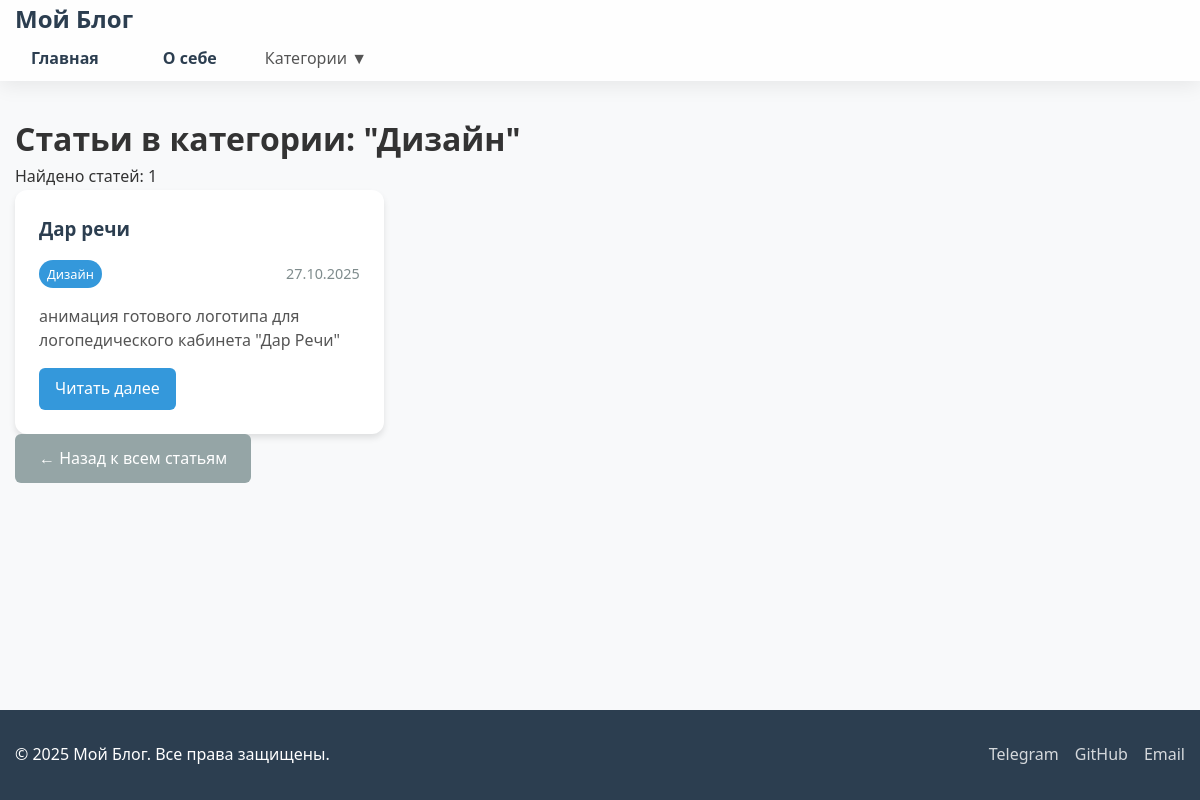
Screenshot of /category/design/ with the database file from the repository.
### blog/models.py (models this page shows, shortened)
class Category(models.Model):  # ← СНАЧАЛА определяем Category
    name = models.CharField(max_length=100, verbose_name='Название')
    slug = models.SlugField(unique=True, verbose_name='URL')
    class Meta:
        verbose_name = 'Категория'
        verbose_name_plural = 'Категории'

class Post(models.Model):
    title = models.CharField(max_length=200, verbose_name='Заголовок')
    content = models.TextField(verbose_name='Содержание')
    create_date = models.DateTimeField(default=timezone.now, verbose_name='Дата создания')
    published_date = models.DateTimeField(blank=True, null=True, verbose_name='Дата публикации')
    is_published = models.BooleanField(default=False, verbose_name='Опубликовано')
    category = models.ForeignKey(Category, on_delete=models.SET_NULL, related_name='posts', verbose_name='Категория', null=True, blank=True)
    image = models.ImageField(upload_to='posts/images/', blank=True, null=True, verbose_name='Главное изображение')
    video = models.FileField(upload_to='posts/videos/', blank=True, null=True, verbose_name='Видео')
    video_poster = models.ImageField(upload_to='posts/video_posters/', blank=True, null=True, verbose_name='Превью видео')
    class Meta:
        verbose_name = 'Статья'
        verbose_name_plural = 'Статьи'

### blog/views.py (the view)
# urls.py: path('category/<slug:slug>/', views.category_posts, name='category_posts'),
def category_posts(request, slug):
    category = Category.objects.get(slug=slug)
    posts = Post.objects.filter(category=category, is_published=True).order_by('-create_date')
    categories = Category.objects.all()
    return render(request, 'blog/category_posts.html', {
        'category': category,
        'posts': posts,
        'categories': categories
    })

### blog/templates/blog/category_posts.html (shortened to what this page needs)
{% extends 'blog/base.html' %}
{% load static %}
{% block content %}
<div class="category-header">
    <h1>Статьи в категории: "{{ category.name }}"</h1>
    <p class="category-info">Найдено статей: {{ posts.count }}</p>
</div>
{% if posts %}
    <div class="posts-grid">
        {% for post in posts %}
            <article class="post-card">
                <div class="post-content">
                    <h3><a href="{% url 'post_detail' pk=post.pk %}">{{ post.title }}</a></h3>
                    <div class="post-meta">
                        <span class="category">{{ post.category.name|default:"Без категории" }}</span>
                        <span class="date">{{ post.create_date|date:"d.m.Y" }}</span>
                    </div>
                    <p class="post-excerpt">{{ post.content|truncatewords:20 }}</p>
                    <a href="{% url 'post_detail' pk=post.pk %}" class="read-more">Читать далее</a>
                </div>
            </article>
        {% endfor %}
    </div>
{% else %}
    <p class="no-posts">В этой категории пока нет статей.</p>
{% endif %}
<div class="navigation">
    <a href="/" class="back-link">← Назад к всем статьям</a>
</div>
{% endblock %}

### blog/static/blog/css/style.css (style rules this page uses)
html, body { height: 100%; }
* { margin: 0; padding: 0; box-sizing: border-box; }
body { font-family: 'Segoe UI', Tahoma, Geneva, Verdana, sans-serif; line-height: 1.6; color: #333; background-color: #f8f9fa; }
.posts-grid { display: grid; grid-template-columns: repeat(auto-fill, minmax(350px, 1fr)); gap: 2rem; }
.post-card { background: white; border-radius: 12px; overflow: hidden; box-shadow: 0 4px 6px rgba(0,0,0,0.1); transition: transform 0.3s, box-shadow 0.3s; }
.post-content { padding: 1.5rem; }
.post-content h3 { margin-bottom: 1rem; }
.post-content h3 a { color: #2c3e50; text-decoration: none; transition: color 0.3s; }
.post-meta { display: flex; justify-content: space-between; align-items: center; margin-bottom: 1rem; font-size: 0.9rem; }
.post-meta .category { background: #3498db; color: white; padding: 0.25rem 0.5rem; border-radius: 15px; font-size: 0.8rem; }
.post-meta .date { color: #7f8c8d; }
.post-excerpt { color: #555; margin-bottom: 1rem; line-height: 1.5; }
.read-more { display: inline-block; background: #3498db; color: white; padding: 8px 16px; text-decoration: none; border-radius: 6px; font-weight: 500; transition: background 0.3s; }
.back-link { display: inline-block; background: #95a5a6; color: white; padding: 12px 24px; text-decoration: none; border-radius: 6px; font-weight: 500; transition: background 0.3s; }

### rows the page displays
Category: name "Дизайн"
Post: title "Дар речи", category.name "Дизайн", create_date "27.10.2025", content "анимация готового логотипа для логопедического кабинета \"Дар Речи\""

### other values shown
{{ posts.count }} "1"
